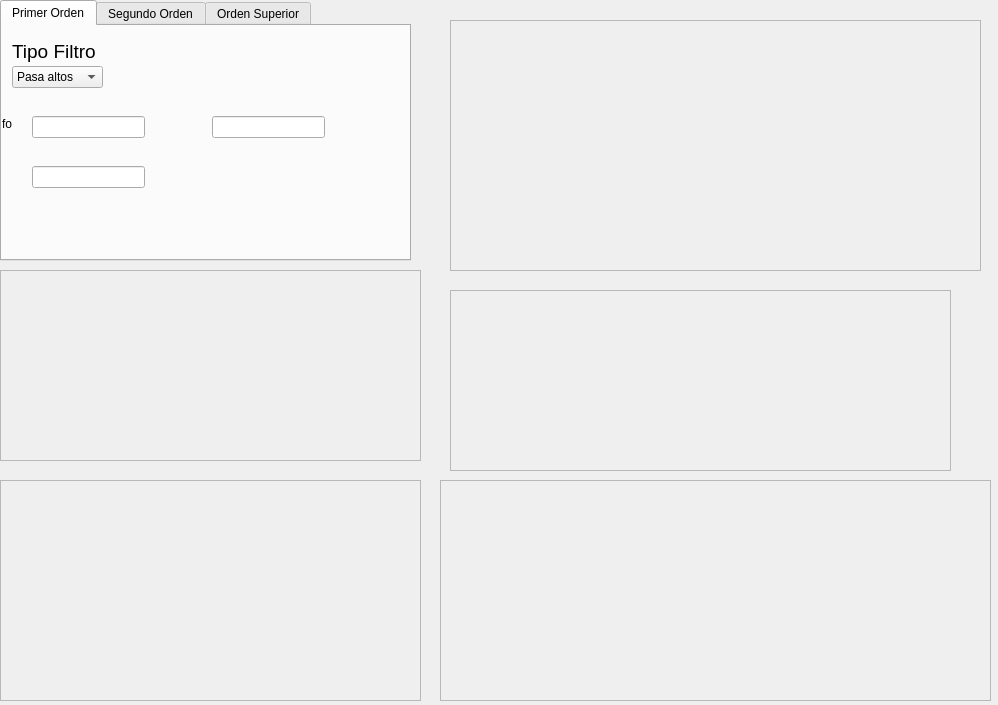
<?xml version="1.0" encoding="UTF-8"?>
<ui version="4.0">
 <class>Ploter</class>
 <widget class="QMainWindow" name="Ploter">
  <property name="geometry">
   <rect>
    <x>0</x>
    <y>0</y>
    <width>998</width>
    <height>705</height>
   </rect>
  </property>
  <property name="windowTitle">
   <string>UwU</string>
  </property>
  <widget class="QWidget" name="centralwidget">
   <widget class="QTabWidget" name="tabWidget">
    <property name="geometry">
     <rect>
      <x>0</x>
      <y>0</y>
      <width>411</width>
      <height>261</height>
     </rect>
    </property>
    <property name="cursor">
     <cursorShape>ArrowCursor</cursorShape>
    </property>
    <property name="focusPolicy">
     <enum>Qt::ClickFocus</enum>
    </property>
    <property name="contextMenuPolicy">
     <enum>Qt::NoContextMenu</enum>
    </property>
    <property name="layoutDirection">
     <enum>Qt::LeftToRight</enum>
    </property>
    <property name="autoFillBackground">
     <bool>false</bool>
    </property>
    <property name="inputMethodHints">
     <set>Qt::ImhNone</set>
    </property>
    <property name="currentIndex">
     <number>0</number>
    </property>
    <property name="usesScrollButtons">
     <bool>true</bool>
    </property>
    <property name="documentMode">
     <bool>false</bool>
    </property>
    <property name="tabsClosable">
     <bool>false</bool>
    </property>
    <property name="tabBarAutoHide">
     <bool>false</bool>
    </property>
    <widget class="QWidget" name="tab">
     <attribute name="title">
      <string>Primer Orden</string>
     </attribute>
     <widget class="QComboBox" name="comboBox">
      <property name="geometry">
       <rect>
        <x>10</x>
        <y>40</y>
        <width>92</width>
        <height>22</height>
       </rect>
      </property>
      <property name="editable">
       <bool>false</bool>
      </property>
      <property name="sizeAdjustPolicy">
       <enum>QComboBox::AdjustToContents</enum>
      </property>
      <item>
       <property name="text">
        <string>Pasa altos</string>
       </property>
      </item>
      <item>
       <property name="text">
        <string>Pasa bajos</string>
       </property>
      </item>
      <item>
       <property name="text">
        <string>Pasa todo</string>
       </property>
      </item>
      <item>
       <property name="text">
        <string>Arbritario</string>
       </property>
      </item>
     </widget>
     <widget class="QLabel" name="label">
      <property name="geometry">
       <rect>
        <x>10</x>
        <y>10</y>
        <width>101</width>
        <height>31</height>
       </rect>
      </property>
      <property name="font">
       <font>
        <pointsize>14</pointsize>
       </font>
      </property>
      <property name="layoutDirection">
       <enum>Qt::LeftToRight</enum>
      </property>
      <property name="text">
       <string>Tipo Filtro</string>
      </property>
      <property name="scaledContents">
       <bool>false</bool>
      </property>
     </widget>
     <widget class="QLineEdit" name="lineEdit">
      <property name="geometry">
       <rect>
        <x>30</x>
        <y>90</y>
        <width>113</width>
        <height>22</height>
       </rect>
      </property>
     </widget>
     <widget class="QLineEdit" name="lineEdit_2">
      <property name="geometry">
       <rect>
        <x>210</x>
        <y>90</y>
        <width>113</width>
        <height>22</height>
       </rect>
      </property>
     </widget>
     <widget class="QLineEdit" name="lineEdit_3">
      <property name="geometry">
       <rect>
        <x>30</x>
        <y>140</y>
        <width>113</width>
        <height>22</height>
       </rect>
      </property>
     </widget>
     <widget class="QLabel" name="label_2">
      <property name="geometry">
       <rect>
        <x>0</x>
        <y>90</y>
        <width>31</width>
        <height>16</height>
       </rect>
      </property>
      <property name="text">
       <string>fo</string>
      </property>
     </widget>
    </widget>
    <widget class="QWidget" name="tab_2">
     <attribute name="title">
      <string>Segundo Orden</string>
     </attribute>
    </widget>
    <widget class="QWidget" name="tab_3">
     <attribute name="title">
      <string>Orden Superior</string>
     </attribute>
    </widget>
   </widget>
   <widget class="QFrame" name="frame">
    <property name="geometry">
     <rect>
      <x>450</x>
      <y>20</y>
      <width>531</width>
      <height>251</height>
     </rect>
    </property>
    <property name="frameShape">
     <enum>QFrame::StyledPanel</enum>
    </property>
    <property name="frameShadow">
     <enum>QFrame::Raised</enum>
    </property>
   </widget>
   <widget class="QFrame" name="frame_2">
    <property name="geometry">
     <rect>
      <x>450</x>
      <y>290</y>
      <width>501</width>
      <height>181</height>
     </rect>
    </property>
    <property name="frameShape">
     <enum>QFrame::StyledPanel</enum>
    </property>
    <property name="frameShadow">
     <enum>QFrame::Raised</enum>
    </property>
   </widget>
   <widget class="QFrame" name="frame_3">
    <property name="geometry">
     <rect>
      <x>0</x>
      <y>270</y>
      <width>421</width>
      <height>191</height>
     </rect>
    </property>
    <property name="frameShape">
     <enum>QFrame::StyledPanel</enum>
    </property>
    <property name="frameShadow">
     <enum>QFrame::Raised</enum>
    </property>
   </widget>
   <widget class="QFrame" name="frame_4">
    <property name="geometry">
     <rect>
      <x>0</x>
      <y>480</y>
      <width>421</width>
      <height>221</height>
     </rect>
    </property>
    <property name="frameShape">
     <enum>QFrame::StyledPanel</enum>
    </property>
    <property name="frameShadow">
     <enum>QFrame::Raised</enum>
    </property>
   </widget>
   <widget class="QFrame" name="frame_5">
    <property name="geometry">
     <rect>
      <x>440</x>
      <y>480</y>
      <width>551</width>
      <height>221</height>
     </rect>
    </property>
    <property name="frameShape">
     <enum>QFrame::StyledPanel</enum>
    </property>
    <property name="frameShadow">
     <enum>QFrame::Raised</enum>
    </property>
   </widget>
  </widget>
 </widget>
 <resources/>
 <connections/>
</ui>
